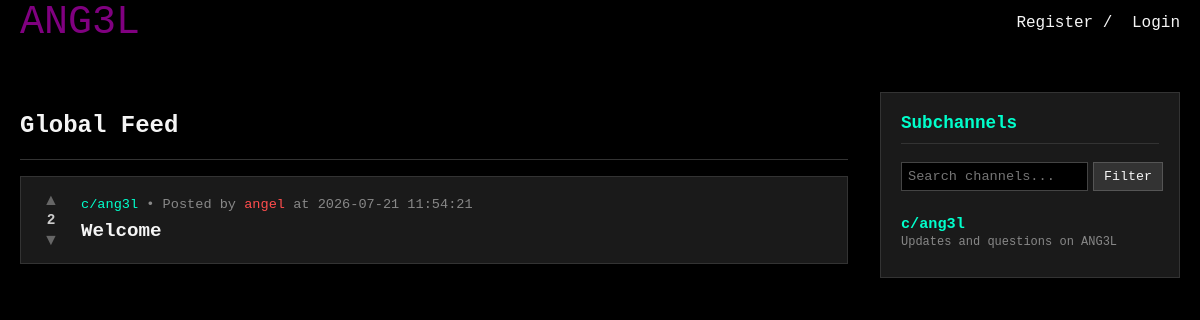
The page / on the database its author committed.
### tables this page shows
CREATE TABLE posts (
    id INTEGER PRIMARY KEY AUTOINCREMENT,
    subchannel_id INTEGER NOT NULL,
    user_id INTEGER NOT NULL,
    title TEXT NOT NULL,
    body TEXT NOT NULL,
    votes_count INTEGER DEFAULT 0,
    created_at DATETIME DEFAULT CURRENT_TIMESTAMP,
    FOREIGN KEY (subchannel_id) REFERENCES subchannels(id) ON DELETE CASCADE,
    FOREIGN KEY (user_id) REFERENCES users(id) ON DELETE CASCADE
);

CREATE TABLE subchannels (
    id INTEGER PRIMARY KEY AUTOINCREMENT,
    name TEXT UNIQUE NOT NULL,
    description TEXT,
    created_by INTEGER,
    created_at DATETIME DEFAULT CURRENT_TIMESTAMP,
    FOREIGN KEY (created_by) REFERENCES users(id) ON DELETE SET NULL
);

CREATE TABLE users (
    id INTEGER PRIMARY KEY AUTOINCREMENT,
    username TEXT UNIQUE NOT NULL,
    password_hash TEXT NOT NULL,
    is_admin INTEGER DEFAULT 0,
    created_at DATETIME DEFAULT CURRENT_TIMESTAMP
, role TEXT DEFAULT 'member', karma INTEGER DEFAULT 0);

### db.php (called while the page is built, shortened)
<?php
if (!function_exists('getRoleColor')) {
    function getRoleColor($role) {
        switch ($role) {
            case 'admin': return '#FF4D4D';
        }
    }
}

### public/index.php (the view, shortened to what this page needs)
<?php
require_once __DIR__ . '/../db.php';
$channel_search = trim($_GET['c_search'] ?? '');
if (!empty($channel_search)) {
    $stmt_channels = $db->prepare("SELECT name, description FROM subchannels WHERE name LIKE ? ORDER BY name ASC");
    $stmt_channels->execute(['%' . $channel_search . '%']);
} else {
    $stmt_channels = $db->query("SELECT name, description FROM subchannels ORDER BY name ASC");
}
$channels = $stmt_channels->fetchAll(PDO::FETCH_ASSOC);
$current_logged_in_user = $_SESSION['user_id'] ?? '';
$stmt = $db->prepare("
    SELECT p.*, u.username, u.role, c.name as channel_name,
    (SELECT vote_type FROM votes WHERE user_id = ? AND post_id = p.id) as user_vote
    FROM posts p
    JOIN users u ON p.user_id = u.id
    JOIN subchannels c ON p.subchannel_id = c.id
    ORDER BY p.created_at DESC
    LIMIT 20
");
$stmt->execute([$current_logged_in_user]);
$posts = $stmt->fetchAll(PDO::FETCH_ASSOC);
?>
<!DOCTYPE html>
<html>
<head>
    <link rel="stylesheet" type="text/css" href="/css/header.css">
</head>
<body>
    <?php include __DIR__ . '/../includes/header.php'; ?>
    <div class="wrapper">
        <div class="feed-container">
            <h2>Global Feed</h2>
            <hr style="border: 0; border-top: 1px solid #333; margin: 1rem 0;">
            <?php if (empty($posts)): ?>
                <p style="color: gray;">No posts found yet. Be the first to post!</p>
            <?php else: ?>
                <?php foreach ($posts as $post): ?>
                    <div class="post-card" data-post-id="<?php echo $post['id']; ?>">
                        <div class="vote-section">
                            <button class="vote-btn upvote <?php echo ($post['user_vote'] == 1) ? 'active' : ''; ?>" onclick="castVote('<?php echo $post['id']; ?>', 1)">▲</button>
                            <span class="vote-count" id="vote-count-<?php echo $post['id']; ?>"><?php echo $post['votes_count']; ?></span>
                            <button class="vote-btn downvote <?php echo ($post['user_vote'] == -1) ? 'active' : ''; ?>" onclick="castVote('<?php echo $post['id']; ?>', -1)">▼</button>
                        </div>
                        <div class="post-content">
                            <div class="meta">
                                <a class="channel-link" href="/c/<?php echo htmlspecialchars($post['channel_name'], ENT_QUOTES, 'UTF-8'); ?>">c/<?php echo htmlspecialchars($post['channel_name'], ENT_QUOTES, 'UTF-8'); ?></a>
                                • Posted by
                                <a href="/u/<?php echo htmlspecialchars($post['username'], ENT_QUOTES, 'UTF-8'); ?>" style="color: <?php echo getRoleColor($post['role']); ?>; text-decoration: none;">
                                    <?php echo htmlspecialchars($post['username'], ENT_QUOTES, 'UTF-8'); ?>
                                </a>
                                at <?php echo $post['created_at']; ?>
                            </div>
                            <a class="post-title" href="/post.php?id=<?php echo $post['id']; ?>"><?php echo htmlspecialchars($post['title'], ENT_QUOTES, 'UTF-8'); ?></a>
                        </div>
                    </div>
                <?php endforeach; ?>
            <?php endif; ?>
        </div>
        <div class="sidebar">
            <h3>Subchannels</h3>
            <form method="GET" action="index.php">
                <input type="text" name="c_search" placeholder="Search channels..." value="<?php echo htmlspecialchars($channel_search, ENT_QUOTES, 'UTF-8'); ?>">
                <button type="submit">Filter</button>
            </form>
            <ul class="channel-list">
                <?php if (empty($channels)): ?>
                    <li style="color: gray; font-size: 0.85rem; text-align: center; padding: 10px 0;">No channels found.</li>
                <?php else: ?>
                    <?php foreach ($channels as $chan): ?>
                        <li>
                            <a class="sidebar-c-link" href="/c/<?php echo htmlspecialchars($chan['name'], ENT_QUOTES, 'UTF-8'); ?>">c/<?php echo htmlspecialchars($chan['name'], ENT_QUOTES, 'UTF-8'); ?></a>
                            <?php if (!empty($chan['description'])): ?>
                                <p class="channel-desc"><?php echo htmlspecialchars($chan['description'], ENT_QUOTES, 'UTF-8'); ?></p>
                            <?php endif; ?>
                        </li>
                    <?php endforeach; ?>
                <?php endif; ?>
            </ul>
        </div>
    </div>
</body>
</html>

### public/css/header.css (style rules this page uses)
body { background-color: rgb(0, 0, 0); margin: 0; }
a { color: whitesmoke; text-decoration: none; }

### public/index.php (style rules this page uses)
body { background: #000000; color: whitesmoke; font-family: "JetBrainsMono NF", monospace; margin: 0; padding-top: 60px; }
.wrapper { width: 100%; max-width: none; margin: 0; padding: 2rem 20px; display: grid; grid-template-columns: 1fr 300px; gap: 2rem; align-items: start; box-sizing: border-box; }
.feed-container { background: transparent; width: 100%; min-width: 0; margin: 0; padding: 0; }
.post-card { display: flex; gap: 15px; background: #1a1a1a; border: 1px solid #333; padding: 15px; margin-bottom: 1rem; align-items: center; }
.post-title { color: whitesmoke; text-decoration: none; font-size: 1.2rem; font-weight: bold; word-break: break-word; }
.meta { font-size: 0.85rem; color: #888; margin-bottom: 8px; }
.channel-link { color: #00ffcc; text-decoration: none; }
.vote-section { display: flex; flex-direction: column; align-items: center; min-width: 30px; }
.vote-btn { background: none; border: none; color: #666; cursor: pointer; font-size: 1rem; padding: 0; line-height: 1; }
.vote-count { font-size: 0.9rem; font-weight: bold; color: #ccc; margin: 4px 0; }
.post-content { flex: 1; min-width: 0; }
.sidebar { background: #1a1a1a; border: 1px solid #333; padding: 20px; position: sticky; top: 80px; }
.sidebar h3 { margin-top: 0; color: #00ffcc; font-size: 1.1rem; border-bottom: 1px solid #333; padding-bottom: 10px; }
.sidebar form { display: flex; gap: 5px; margin-bottom: 1rem; }
.sidebar input[type="text"] { flex: 1; background: #000; color: whitesmoke; border: 1px solid #444; padding: 6px; font-family: inherit; font-size: 0.85rem; }
.sidebar button { background: #333; color: whitesmoke; border: 1px solid #555; padding: 6px 10px; cursor: pointer; font-family: inherit; }
.channel-list { list-style: none; padding: 0; margin: 0; max-height: 400px; overflow-y: auto; }
.channel-list li { padding: 8px 0; border-bottom: 1px solid #222; }
.channel-list li:last-child { border-bottom: none; }
.sidebar-c-link { color: #00ffcc; text-decoration: none; font-weight: bold; font-size: 0.95rem; display: block; }
.channel-desc { font-size: 0.75rem; color: #888; margin: 2px 0 0 0; white-space: nowrap; overflow: hidden; text-overflow: ellipsis; }

### rows shown on the page
posts: votes_count "2", subchannel.name "ang3l", user.username "angel", created_at "2026-07-21 11:54:21", title "Welcome"
subchannels: name "ang3l", description "Updates and questions on ANG3L"
